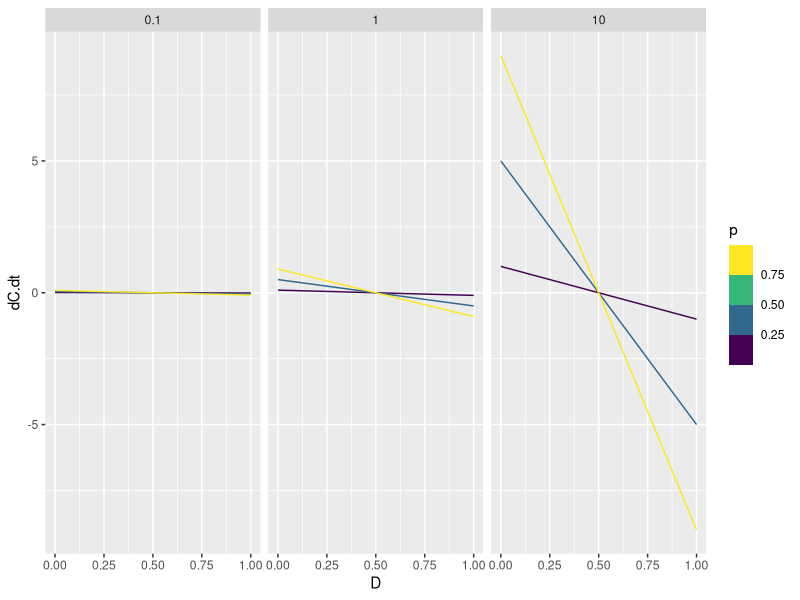
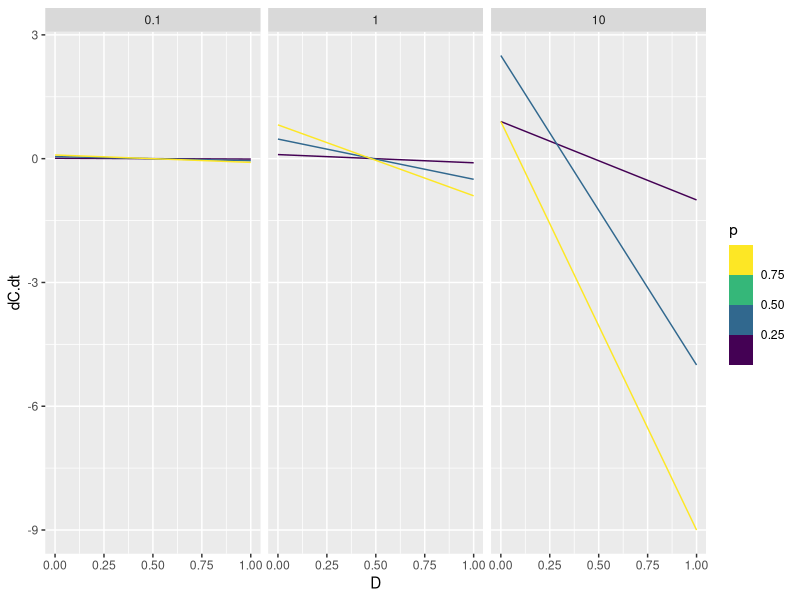
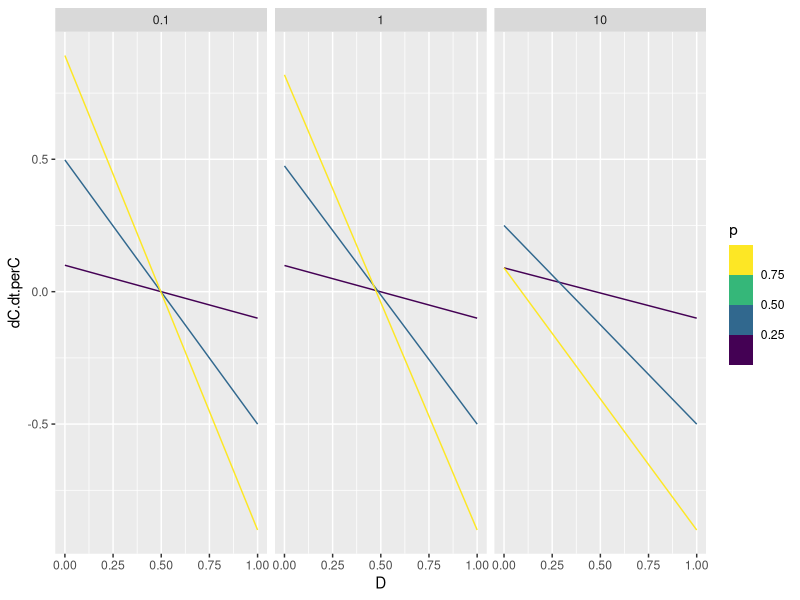

Source code (R) for these figures, in order:
# Modeling w(D)
# Dec 2024

library(ggplot2)

g = 1 # carbon acquisition per carbon in leaf area
p = c(0.1, 0.5, 0.9) # proportion of carbon stored in leaves (vs other organs)
C = c(0.1, 1, 10) # current carbon in plant total
D = seq(0, 1, length=1000)

data = expand.grid(g=g, p=p, C=C, D=D)


data$dC.dt = with(data, (g*C*p*(1-D) - D*C*p))



ggplot(data, aes(x=D, y=dC.dt, group=p, color=p)) +
  geom_line()+
  facet_grid(~C) +
  scale_color_viridis_b()


# Maybe need to think about how leaf area relates to carbon acquisition?

# Maybe efficiency of C capture per C leaf area declines with increasing Cp
# g = a + e*C*p, where a = max acquisition and e = efficiency

a = 1
e = -0.1

data = expand.grid(a=a, e=e, p=p, C=C, D=D)

data$dC.dt = with(data, ((a + e*C*p)*C*p*(1-D) - D*C*p))

ggplot(data, aes(x=D, y=dC.dt, group=p, color=p)) +
  geom_line()+
  facet_grid(~C) +
  scale_color_viridis_b()


data$dC.dt.perC = data$dC.dt / data$C

ggplot(data, aes(x=D, y=dC.dt.perC, group=p, color=p)) +
  geom_line()+
  facet_grid(~C, scale='free_y') +
  scale_color_viridis_b()


